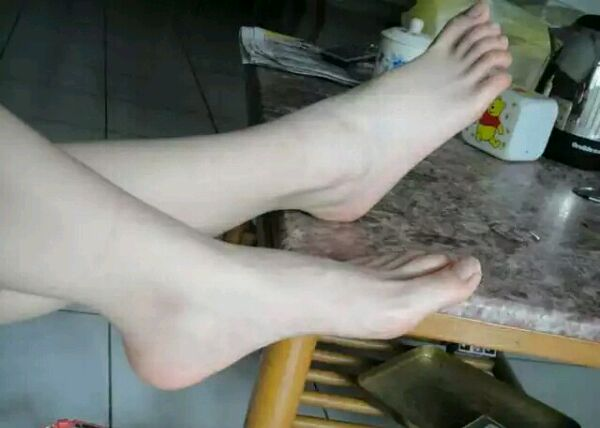
#> input picture KMeans/lady_gaga.jpg, 600 x 428 px
$ python myKMeans.py
#> lines starting #> are read from the running program, lines starting #| are printed output that depends on the picture
import numpy as np
import random
from matplotlib import pyplot as plt
from matplotlib import image as mpimg
from sklearn.cluster import KMeans
#%matplotlib inline

def handleData(image,N):
    # 归一化
    if filename[-4:]=='.jpg':
        image=image/256
        print("jpg")
    elif filename[-4:]=='.png':
        image=image[:,:,0:3]

    data=image.reshape((N,3))
    return data

# 计算欧式距离
def calDis(a,b):
    return np.sum(np.power(a-b,2))
#     return np.sum(np.fabs(a-b))

# 初始化聚类中心向量
# [66 lines left out: functions initCenter, myKMeans, not called in this run]

# 生成并保存经KMeans处理过后的图像
def genKMeansImage(labels,centers,nrow,ncol,filename):
    N=nrow*ncol
    newimage=np.zeros(N*3).reshape((N,3))

    for i in np.arange(N):
        newimage[i]=kmeans.cluster_centers_[kmeans.labels_[i]]

    newimage=newimage.reshape((nrow,ncol,3))

    plt.imsave(filename,newimage,format=filename[-3:])

if __name__=='__main__':
    # 初始化图像，K值
    filename='lady_gaga.jpg'
    K=5

    # 读取图像数据
    image=mpimg.imread(filename)
#> image is the input picture: shape (428, 600, 3); mean R, G, B 118.3, 121.7, 114.3
    im_array = np.array(image)
    print(im_array)
#> (printed output is left out)
    np.save("filename.npy", im_array)
    #np.savetxt("123.txt",im_array) #只能处理一二维数组

    # 行 nrow，列 ncol，数据总数 N
    nrow=image.shape[0]
#> nrow = 428
    ncol=image.shape[1]
#> ncol = 600
    N=nrow*ncol
#> N = 256800

    # 数据处理
    data=handleData(image,N)
    print(data)
#> (printed output is left out)
    # 首先使用sklearn中的KMeans处理，作为对比
    kmeans = KMeans(n_clusters=K, random_state=0).fit(data)
    # 生成并保存处理后的图像
    genKMeansImage(kmeans.labels_,kmeans.cluster_centers_,nrow,ncol
                   ,filename[:-4]+'_'+str(K)+'_sklKMeans'+filename[-4:])
#> in genKMeansImage, `newimage=newimage.reshape((nrow,ncol,3))`:
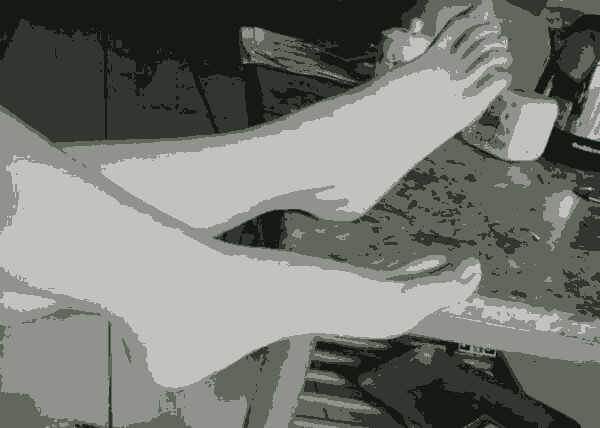
#> newimage: shape (428, 600, 3) float64; mean of channels 0, 1, 2 0.462, 0.475, 0.446; drawn as R, G, B

    # 使用自己编写的myKMeans处理
    #labels,centers=myKMeans(data,K)
    # 生成并保存处理后的图像
    #genKMeansImage(labels,centers,nrow,ncol
    #              ,filename[:-4]+'_'+str(K)+'_myKMeans'+filename[-4:])
